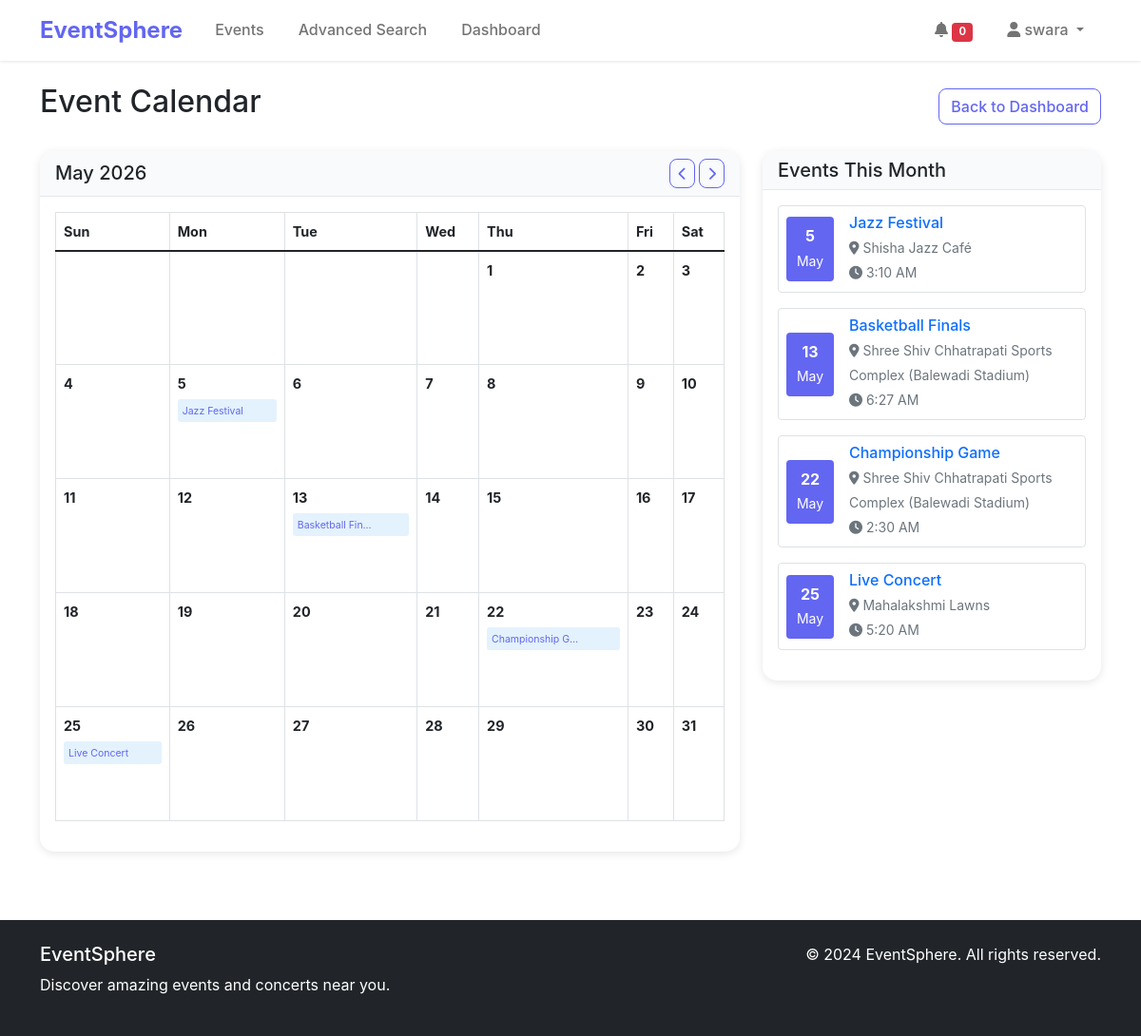
Page /dashboard/calendar/ (signed in) on the committed database.
### events/models.py (models this page shows, shortened)
class Event(models.Model):
    title = models.CharField(max_length=200)
    description = models.TextField()
    category = models.ForeignKey(Category, on_delete=models.CASCADE)
    venue = models.ForeignKey(Venue, on_delete=models.CASCADE)
    date = models.DateTimeField()
    price = models.DecimalField(max_digits=10, decimal_places=2)
    image = models.ImageField(upload_to='events/', blank=True, null=True)
    created_by = models.ForeignKey(User, on_delete=models.CASCADE, null=True, blank=True)
    created_at = models.DateTimeField(auto_now_add=True)
    updated_at = models.DateTimeField(auto_now=True)
    is_active = models.BooleanField(default=True)
    class Meta:
        ordering = ['date']

class Venue(models.Model):
    name = models.CharField(max_length=200)
    address = models.TextField()
    city = models.CharField(max_length=100)
    state = models.CharField(max_length=100)
    zip_code = models.CharField(max_length=20)
    capacity = models.IntegerField(default=0)

### dashboard/views.py (the view)
# urls.py: path('calendar/', views.calendar_view, name='calendar'),
@login_required
def calendar_view(request):
    today = timezone.now()
    month = int(request.GET.get('month', today.month))
    year = int(request.GET.get('year', today.year))
    events = Event.objects.filter(
        date__year=year,
        date__month=month,
        is_active=True
    ).order_by('date')
    cal = calendar.monthcalendar(year, month)
    month_name = calendar.month_name[month]
    prev_month = month - 1 if month > 1 else 12
    prev_year = year if month > 1 else year - 1
    next_month = month + 1 if month < 12 else 1
    next_year = year if month < 12 else year + 1
    context = {
        'calendar': cal,
        'events': events,
        'month': month,
        'year': year,
        'month_name': month_name,
        'prev_month': prev_month,
        'prev_year': prev_year,
        'next_month': next_month,
        'next_year': next_year,
    }
    return render(request, 'dashboard/calendar.html', context)

### templates/dashboard/calendar.html (shortened to what this page needs)
{% extends 'base.html' %}
{% load static %}
{% block content %}
<div class="container py-4">
    <div class="d-flex justify-content-between align-items-center mb-4">
        <h2>Event Calendar</h2>
        <a href="{% url 'dashboard:dashboard' %}" class="btn btn-outline-primary">Back to Dashboard</a>
    </div>
    <div class="row">
        <div class="col-md-8">
            <div class="card">
                <div class="card-header">
                    <div class="d-flex justify-content-between align-items-center">
                        <h5 class="mb-0">{{ month_name }} {{ year }}</h5>
                        <div>
                            <a href="?month={{ prev_month }}&year={{ prev_year }}" class="btn btn-sm btn-outline-primary">
                                <i class="fas fa-chevron-left"></i>
                            </a>
                            <a href="?month={{ next_month }}&year={{ next_year }}" class="btn btn-sm btn-outline-primary">
                                <i class="fas fa-chevron-right"></i>
                            </a>
                        </div>
                    </div>
                </div>
                <div class="card-body">
                    <div class="table-responsive">
                        <table class="table table-bordered calendar-table">
                            <thead>
                                <tr>
                                    <th>Sun</th>
                                    <th>Mon</th>
                                    <th>Tue</th>
                                    <th>Wed</th>
                                    <th>Thu</th>
                                    <th>Fri</th>
                                    <th>Sat</th>
                                </tr>
                            </thead>
                            <tbody>
                                {% for week in calendar %}
                                <tr>
                                    {% for day in week %}
                                    <td class="calendar-day">
                                        {% if day %}
                                        <div class="day-number">{{ day }}</div>
                                        {% for event in events %}
                                        {% if event.date.day == day %}
                                        <div class="event-item">
                                            <small class="text-primary">{{ event.title|truncatechars:15 }}</small>
                                        </div>
                                        {% endif %}
                                        {% endfor %}
                                        {% endif %}
                                    </td>
                                    {% endfor %}
                                </tr>
                                {% endfor %}
                            </tbody>
                        </table>
                    </div>
                </div>
            </div>
        </div>
        <div class="col-md-4">
            <div class="card">
                <div class="card-header">
                    <h5 class="mb-0">Events This Month</h5>
                </div>
                <div class="card-body">
                    {% if events %}
                    {% for event in events %}
                    <div class="d-flex align-items-center mb-3 p-2 border rounded">
                        <div class="me-3">
                            <div class="bg-primary text-white rounded text-center p-2" style="min-width: 50px;">
                                <div class="fw-bold">{{ event.date.day }}</div>
                                <small>{{ event.date|date:"M" }}</small>
                            </div>
                        </div>
                        <div class="flex-grow-1">
                            <h6 class="mb-1">
                                <a href="{% url 'events:event_detail' event.pk %}" class="text-decoration-none">
                                    {{ event.title }}
                                </a>
                            </h6>
                            <small class="text-muted">
                                <i class="fas fa-map-marker-alt"></i> {{ event.venue.name }}<br>
                                <i class="fas fa-clock"></i> {{ event.date|time:"g:i A" }}
                            </small>
                        </div>
                    </div>
                    {% endfor %}
                    {% else %}
                    <p class="text-muted">No events this month.</p>
                    {% endif %}
                </div>
            </div>
        </div>
    </div>
</div>
{% endblock %}

### templates/base.html (shortened to what this page needs)
<!DOCTYPE html>
<html lang="en">
<head>
    {% load static %}
    <link href="https://cdn.jsdelivr.net/npm/bootstrap@5.1.3/dist/css/bootstrap.min.css" rel="stylesheet">
    <link href="https://cdnjs.cloudflare.com/ajax/libs/font-awesome/6.0.0/css/all.min.css" rel="stylesheet">
    <link href="{% static 'css/style.css' %}" rel="stylesheet">
</head>
<body>
    <nav class="navbar navbar-expand-lg navbar-light bg-white shadow-sm">
        <div class="container">
            <a class="navbar-brand fw-bold" href="{% url 'home' %}">EventSphere</a>
            <div class="collapse navbar-collapse" id="navbarNav">
                <ul class="navbar-nav me-auto">
                    <li class="nav-item">
                        <a class="nav-link" href="{% url 'events:event_list' %}">Events</a>
                    </li>
                    <li class="nav-item">
                        <a class="nav-link" href="{% url 'events:advanced_search' %}">Advanced Search</a>
                    </li>
                    {% if user.is_authenticated %}
                    <li class="nav-item">
                        <a class="nav-link" href="{% url 'dashboard:dashboard' %}">Dashboard</a>
                    </li>
                    {% endif %}
                </ul>
                <ul class="navbar-nav">
                    {% if user.is_authenticated %}
                    <li class="nav-item">
                        <a class="nav-link" href="{% url 'notifications:notification_list' %}">
                            <i class="fas fa-bell"></i>
                            <span class="badge bg-danger" id="notification-count" style="font-size: 0.7em;">0</span>
                        </a>
                    </li>
                    <li class="nav-item dropdown">
                        <a class="nav-link dropdown-toggle" href="#" id="navbarDropdown" role="button" data-bs-toggle="dropdown">
                            <i class="fas fa-user"></i> {{ user.username }}
                        </a>
                    </li>
                    {% endif %}
                </ul>
            </div>
        </div>
    </nav>
    <main>
        {% block content %}
        {% endblock %}
    </main>
    <footer class="bg-dark text-white py-4 mt-5">
        <div class="container">
            <div class="row">
                <div class="col-md-6">
                    <h5>EventSphere</h5>
                    <p>Discover amazing events and concerts near you.</p>
                </div>
                <div class="col-md-6 text-md-end">
                    <p>&copy; 2024 EventSphere. All rights reserved.</p>
                </div>
            </div>
        </div>
    </footer>
</body>
</html>

### static/css/style.css (style rules this page uses)
:root { --primary-color: #6366f1; --secondary-color: #8b5cf6; --dark-color: #1f2937; --light-color: #f8fafc; }
body { font-family: 'Inter', -apple-system, BlinkMacSystemFont, sans-serif; line-height: 1.6; }
.navbar-brand { font-size: 1.5rem; color: var(--primary-color) !important; }
.navbar-nav .nav-link { font-weight: 500; margin: 0 10px; }
.btn-outline-primary { color: var(--primary-color); border-color: var(--primary-color); border-radius: 8px; font-weight: 500; }
.card { border: none; border-radius: 15px; box-shadow: 0 2px 10px rgba(0, 0, 0, 0.1); }
.card-header { background-color: var(--light-color); border-bottom: 1px solid #e5e7eb; border-radius: 15px 15px 0 0 !important; font-weight: 600; }
.text-primary { color: var(--primary-color) !important; }
.bg-primary { background-color: var(--primary-color) !important; }
.shadow-sm { box-shadow: 0 1px 3px rgba(0, 0, 0, 0.1) !important; }
footer { margin-top: auto; }

### templates/dashboard/calendar.html (style rules this page uses)
.calendar-table { font-size: 0.9rem; }
.calendar-day { height: 120px; vertical-align: top; position: relative; padding: 5px; }
.day-number { font-weight: bold; margin-bottom: 5px; }
.event-item { background-color: #e3f2fd; border-radius: 3px; padding: 2px 5px; margin-bottom: 2px; font-size: 0.75rem; }

### rows in the picture
Event: title "Jazz Festival", date.day "5", date "May", venue.name "Shisha Jazz Café", date "3:10 AM"
Event: title "Basketball Fin…", date.day "13", date "May", title "Basketball Finals", venue.name "Shree Shiv Chhatrapati Sports Complex (Balewadi Stadium)", date "6:27 AM"
Event: title "Championship G…", date.day "22", date "May", title "Championship Game", venue.name "Shree Shiv Chhatrapati Sports Complex (Balewadi Stadium)", date "2:30 AM"
Event: title "Live Concert", date.day "25", date "May", venue.name "Mahalakshmi Lawns", date "5:20 AM"

### other values in the picture
{{ user.username }} "swara"
{{ month_name }} "May"
{{ year }} "2026"
{{ day }} "1" "2" "3" "4" "5" "6" "7" "8" "9" "10" "11" "12" "13" "14" "15" "16" "17" "18" "19" "20" "21" "22" "23" "24" "25" "26" "27" "28" "29" "30" "31"
